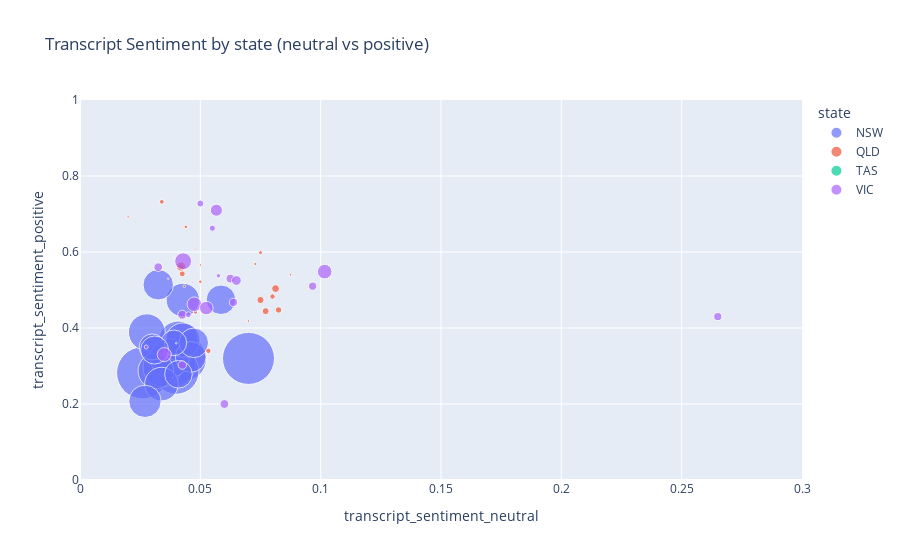

Notebook cell for this chart:
### Code cell
fig = px.scatter(data, x = "transcript_sentiment_neutral", y = 'transcript_sentiment_positive', 
                 color = "state", size = "daily_newcase", size_max = 50, range_x=[0.0, 0.3], range_y=[0.0, 1.0],
                title = "Transcript Sentiment by state (neutral vs positive)")
fig.show()

### Figure 1 — Plotly figure (JSON) as saved in the notebook; plotly's stock layout.template omitted (floating-point values rounded to 4 significant figures)
{"data": [{"hovertemplate": "state=NSW<br>transcript_sentiment_neutral=%{x}<br>transcript_sentiment_positive=%{y}<br>daily_newcase=%{marker.size}<extra></extra>", "legendgroup": "NSW", "marker": {"color": "#636efa", "size": [1487, 1534, 1432, 1288, 1118, 1168, 1293, 1221, 1036, 885, 1034, 921, 755, 818, 830, 832, 646, 684, 634, 454, 480, 417, 467, 391, 347, 344, 360, 285, 268, 321, 291, 268, 234, 202, 209, 241], "sizemode": "area", "sizeref": 0.6136, "symbol": "circle"}, "mode": "markers", "name": "NSW", "orientation": "v", "showlegend": true, "type": "scatter", "x": [null, null, null, null, null, null, null, null, null, null, null, null, null, null, 0.026, 0.07, 0.04308, 0.03833, 0.04, 0.03417, 0.04091, 0.02778, 0.03727, 0.03154, 0.03385, 0.04273, 0.04273, 0.0325, 0.05857, 0.027, 0.046, 0.04727, 0.04091, 0.039, 0.03, 0.031], "xaxis": "x", "y": [null, null, null, null, null, null, null, null, null, null, null, null, null, null, 0.282, 0.32, 0.32, 0.3075, 0.2856, 0.2958, 0.3664, 0.3889, 0.3209, 0.2869, 0.2523, 0.4736, 0.3682, 0.5138, 0.4743, 0.207, 0.324, 0.3609, 0.2782, 0.361, 0.35, 0.342], "yaxis": "y"}, {"hovertemplate": "state=QLD<br>transcript_sentiment_neutral=%{x}<br>transcript_sentiment_positive=%{y}<br>daily_newcase=%{marker.size}<extra></extra>", "legendgroup": "QLD", "marker": {"color": "#EF553B", "size": [1, 2, 0, 2, 1, 0, 2, 1, 4, 1, 2, 0, 6, 2, 0, 2, 1, 0, 4, 2, 0, 1, 7, 8, 11, 4, 3, 5, 9, 13, 10, 27, 19, 16, 15, 9], "sizemode": "area", "sizeref": 0.6136, "symbol": "circle"}, "mode": "markers", "name": "QLD", "orientation": "v", "showlegend": true, "type": "scatter", "x": [null, null, null, null, null, null, 0.07, 0.0425, null, 0.048, 0.0875, 0.042, 0.048, 0.04333, 0.08833, 0.05, 0.03667, 0.04, 0.05, 0.02, 0.03286, 0.034, 0.034, 0.042, 0.0425, 0.044, 0.07286, 0.075, 0.08, 0.0825, 0.042, 0.042, 0.08125, 0.075, 0.07714, 0.05333], "xaxis": "x", "y": [null, null, null, null, null, null, 0.4183, 0.665, null, 0.608, 0.54, 0.526, 0.442, 0.51, 0.495, 0.566, 0.53, 0.6333, 0.5217, 0.6925, 0.4786, 0.732, 0.732, 0.56, 0.5425, 0.666, 0.5686, 0.5983, 0.4829, 0.4475, 0.562, 0.562, 0.5038, 0.4738, 0.4443, 0.34], "yaxis": "y"}, {"hovertemplate": "state=TAS<br>transcript_sentiment_neutral=%{x}<br>transcript_sentiment_positive=%{y}<br>daily_newcase=%{marker.size}<extra></extra>", "legendgroup": "TAS", "marker": {"color": "#00cc96", "size": [0, 0, 0, 0, 0, 0, 0, 0, 0, 0, 0, 0, 0, 0, 0, 0, 0, 0, 0, 0, 0, 0, 0, 0, 0, 0, 0, 0, 0, 0, 0, 1, 0, 0, 0, 0], "sizemode": "area", "sizeref": 0.6136, "symbol": "circle"}, "mode": "markers", "name": "TAS", "orientation": "v", "showlegend": true, "type": "scatter", "x": [null, null, null, null, null, null, null, null, null, 0.105, null, null, null, null, null, null, 0.31, null, null, null, null, null, null, 0.09, null, 0.08667, null, 0.065, 0.105, 0.05, 0.07, 0.04, null, null, 0.04, null], "xaxis": "x", "y": [null, null, null, null, null, null, null, null, null, 0.585, null, null, null, null, null, null, 0.3033, null, null, null, null, null, null, 0.58, null, 0.4333, null, 0.255, 0.39, 0.135, 0.31, 0.36, null, null, 0.315, null], "yaxis": "y"}, {"hovertemplate": "state=VIC<br>transcript_sentiment_neutral=%{x}<br>transcript_sentiment_positive=%{y}<br>daily_newcase=%{marker.size}<extra></extra>", "legendgroup": "VIC", "marker": {"color": "#ab63fa", "size": [183, 189, 208, 175, 119, 73, 72, 88, 64, 79, 79, 45, 48, 65, 65, 61, 56, 57, 24, 24, 22, 25, 21, 15, 23, 20, 20, 11, 12, 29, 6, 6, 1, 5, 2, 4], "sizemode": "area", "sizeref": 0.6136, "symbol": "circle"}, "mode": "markers", "name": "VIC", "orientation": "v", "showlegend": true, "type": "scatter", "x": [null, null, null, null, null, null, null, 0.04286, null, null, null, 0.05667, null, 0.0475, 0.1017, 0.035, null, 0.0525, 0.0625, 0.06, 0.0425, 0.0425, 0.09667, 0.05, 0.0325, 0.06375, 0.265, 0.045, 0.055, 0.065, null, 0.0575, 0.04667, 0.0275, null, null], "xaxis": "x", "y": [null, null, null, null, null, null, null, 0.5757, null, null, null, 0.71, null, 0.4625, 0.5483, 0.33, null, 0.4525, 0.53, 0.2, 0.3025, 0.435, 0.51, 0.7275, 0.56, 0.4675, 0.43, 0.435, 0.6625, 0.525, null, 0.5375, 0.52, 0.35, null, null], "yaxis": "y"}], "layout": {"legend": {"itemsizing": "constant", "title": {"text": "state"}, "tracegroupgap": 0}, "title": {"text": "Transcript Sentiment by state (neutral vs positive)"}, "xaxis": {"anchor": "y", "domain": [0, 1], "range": [0, 0.3], "title": {"text": "transcript_sentiment_neutral"}}, "yaxis": {"anchor": "x", "domain": [0, 1], "range": [0, 1], "title": {"text": "transcript_sentiment_positive"}}}}
